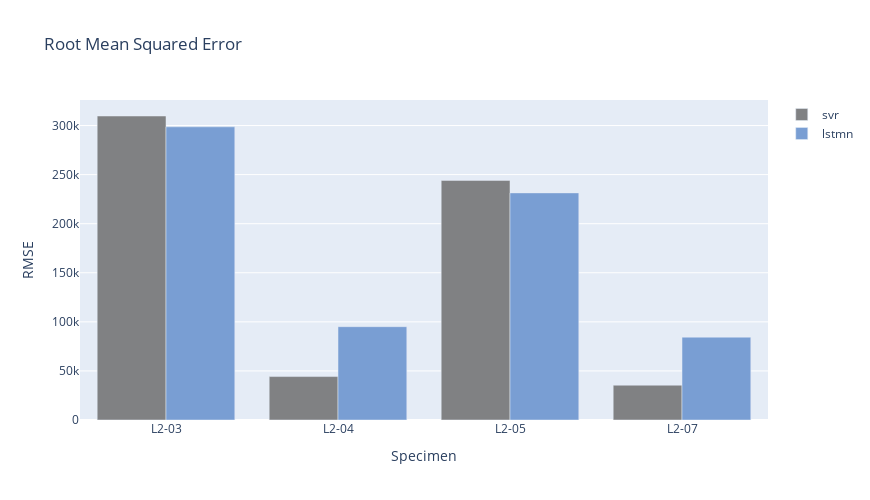

Here is the notebook cell this chart was saved with:
### Code cell
from utils.figures import plot_metric
fig = plot_metric(rmse,['svr','lstmn'], test_specimens)
layout = {'width':870, 'height':500}
fig.update_layout(layout)
fig.show()

### Figure 1 — Plotly figure (JSON) as saved in the notebook; plotly's stock layout.template omitted (floating-point values rounded to 4 significant figures)
{"data": [{"hovertemplate": "%{y:,.0f}", "marker": {"color": "#808183"}, "name": "svr", "type": "bar", "x": ["L2-03", "L2-04", "L2-05", "L2-07"], "y": [309700.0, 44240.0, 244100.0, 35480.0]}, {"hovertemplate": "%{y:,.0f}", "marker": {"color": "#799ed3"}, "name": "lstmn", "type": "bar", "x": ["L2-03", "L2-04", "L2-05", "L2-07"], "y": [298700.0, 95080.0, 231400.0, 84400.0]}], "layout": {"barmode": "group", "height": 500, "title": {"text": "Root Mean Squared Error"}, "uniformtext": {"minsize": 8, "mode": "hide"}, "width": 870, "xaxis": {"title": {"text": "Specimen"}}, "yaxis": {"tickformat": "", "title": {"text": "RMSE"}}}}
